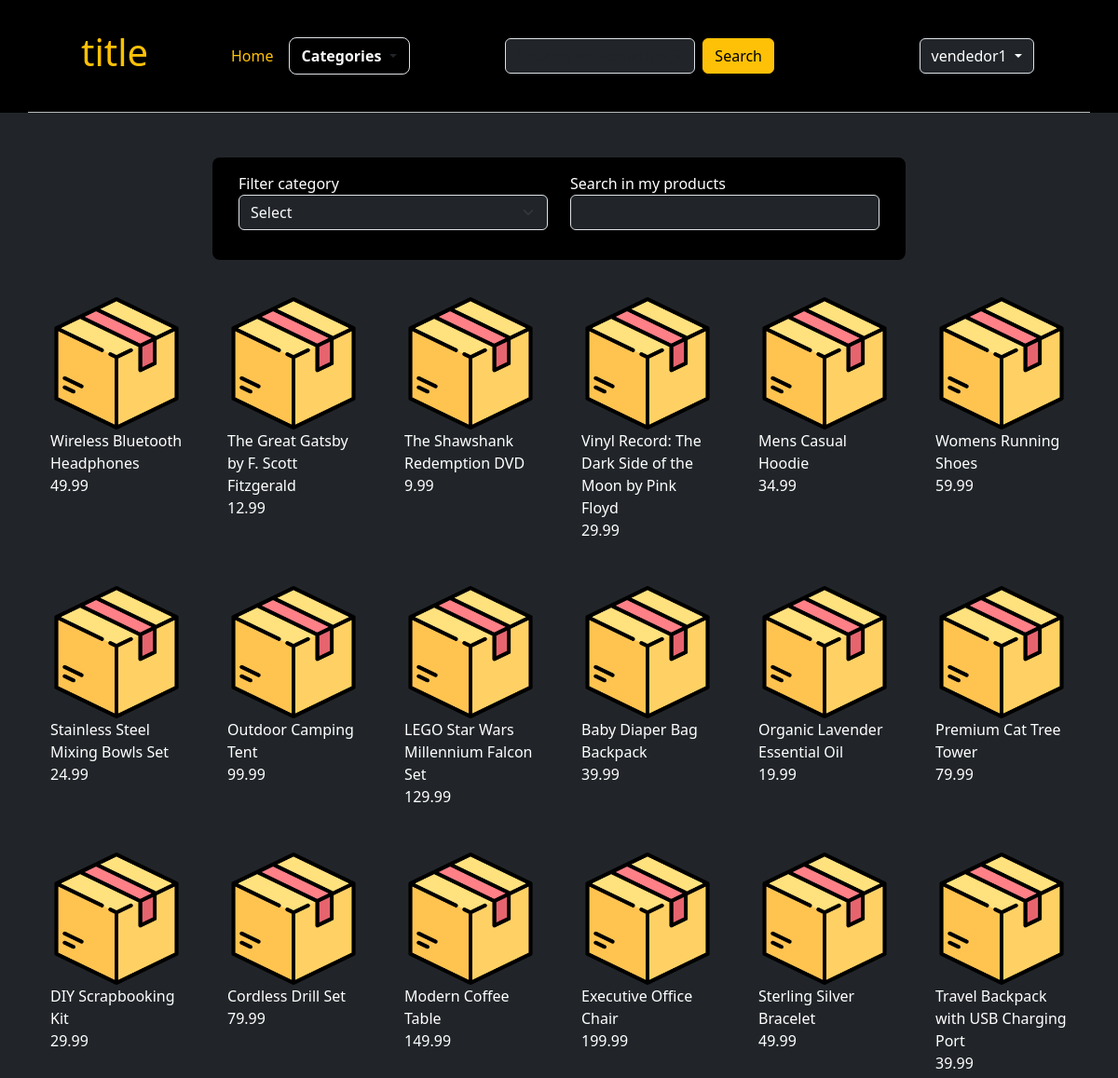
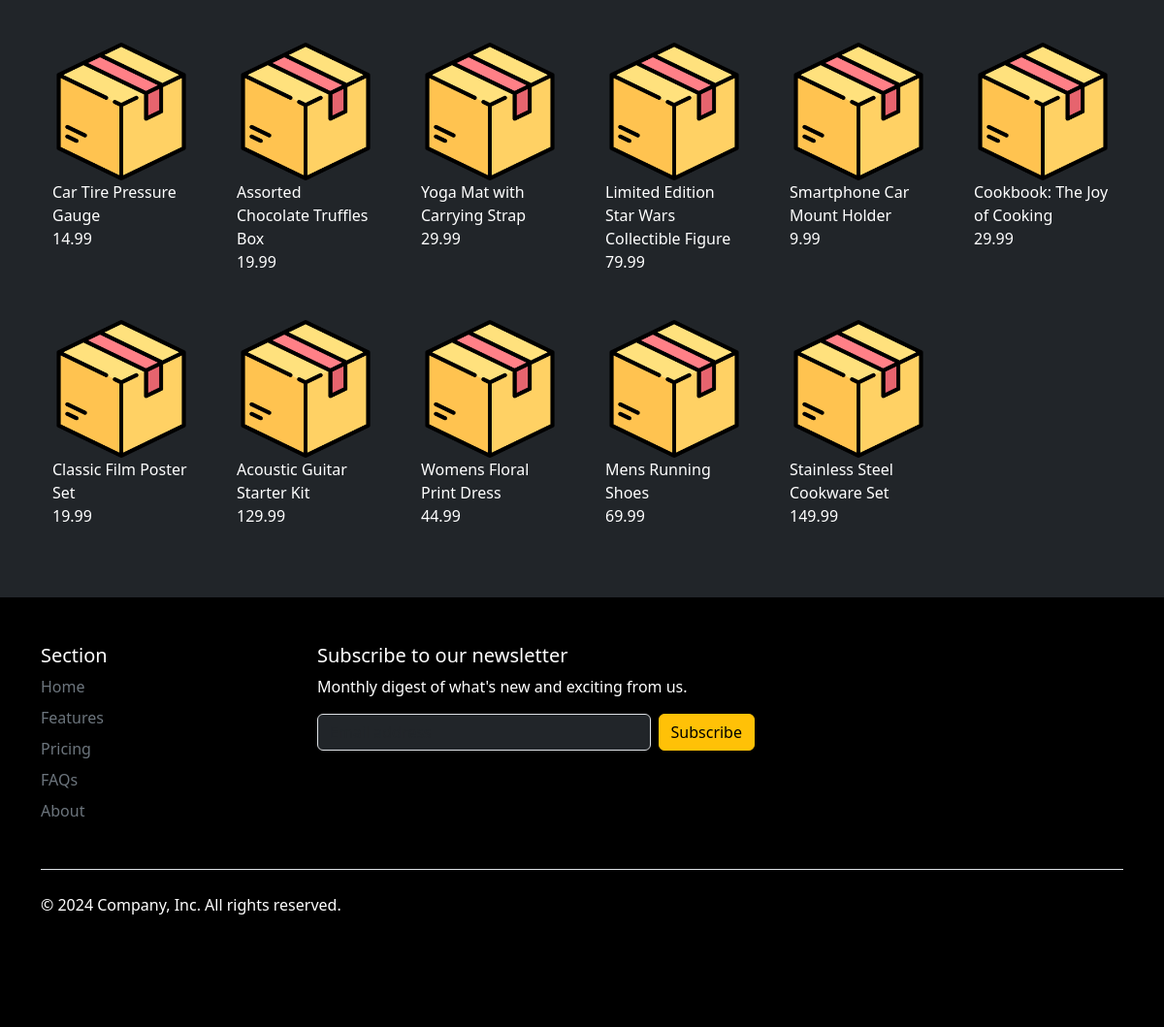
Page /my-products (signed in) on the committed database (2 pictures, top to bottom).
### delivery/models.py (models this page shows, shortened)
class Product(models.Model):
    id = models.AutoField(primary_key=True)
    name = models.CharField(max_length=255)
    description = models.TextField(blank=True)
    category = models.ForeignKey(Category, default=24, on_delete=models.SET_DEFAULT)
    price = models.DecimalField(max_digits=10, decimal_places=2)
    stock = models.PositiveIntegerField()
    owner = models.ForeignKey(AuthUser, on_delete=models.CASCADE)
    class Meta:
        db_table = "product"

### delivery/views.py (the view)
# urls.py: path("my-products", views.my_products, name="my_products"),
@login_required
def my_products(request):
    products = Product.objects.filter(owner=request.user.id)
    context = get_layout_context(request)
    context.update({"products": products})
    return render(request, "seller/my-products.html", context)

### delivery/views.py (called while the page is built)
def get_layout_context(request):
    try:
        user_type = UserInfo.objects.get(user_id=request.user.id).user_type
    except:
        user_type = None
    categories = Category.objects.all().order_by('name')
    context = {'user_type': user_type, 'categories': categories}
    return context

### delivery/templates/seller/my-products.html (shortened to what this page needs)
{% extends "layout.html" %}
{% load static %}
{% block body %}
<div class="container d-flex flex-column align-items-center text-light">
    <div class="d-flex row rounded-3 bg-black p-3 rounded-3 col-12 col-md-10 col-lg-8 mb-3">
        <div class="col-12 col-md-6">
            <label for="category-scroll">Filter category</label>
            <select class="form-select bg-dark text-light mb-3" id="category">
                <option selected disabled>Select</option>
            </select>
        </div>
        <span class="col-12 col-md-6 mb-3">
            <label for="seller-search">Search in my products</label>
            <input type="text" id="seller-search" class="form-control bg-dark text-light">
        </span>
    </div>
    <div class="row row-cols-2 row-cols-md-3 row-cols-lg-6">
        {% for product in products %}
            <div class="p-2" name="product">
                <a href="{% url 'product' product_id=product.id %}" class="glass d-flex flex-column p-3 text-light link-underline link-underline-opacity-0">
                    <img src="{% static 'icon.png' %}" alt="">
                    <div class="product-name">{{ product.name }}</div>
                    <div name="product-price">{{ product.price }}</div>
                </a>
            </div>
        {% endfor %}
    </div>
</div>
{% endblock %}

### delivery/templates/layout.html (shortened to what this page needs)
{% load static %}
<!DOCTYPE html>
<html lang="en">
    <head>
        <link href="https://cdn.jsdelivr.net/npm/bootstrap@5.3.3/dist/css/bootstrap.min.css" rel="stylesheet">
        <link rel="stylesheet" href="https://cdn.jsdelivr.net/npm/bootstrap-icons@1.11.3/font/bootstrap-icons.min.css">
        <link rel="stylesheet" href="{% static 'style.css' %}">
    </head>
    <body class="bg-dark">
        <div class="bg-black">
            <div id="header" class="container d-flex justify-content-between align-items-center py-4 mb-5">
                <div class="row w-100 align-items-center">
                    <a class="col-2 nav-link d-flex justify-content-center align-items-center" href="{% url 'index' %}">
                        <h1 class="text-warning fw-5">title</h1>
                    </a>
                    <div class="col-7 row justify-content-center align-items-center">
                        <ul class="nav d-flex align-items-center p-3 col-12 col-xl-6">
                                <li>
                                    <a class="nav-link link-warning" href="{% url 'index' %}">Home</a>
                                </li>
                                <li class="dropdown border rounded-3">
                                    <button class="btn dropdown-toggle" type="button" data-bs-toggle="dropdown" aria-expanded="false">
                                        <strong class="link link-light">Categories</strong>
                                    </button>
                                </li>
                        </ul>
                        <form action="" class="d-flex col-12 col-xl-6">
                            <input class="form-control bg-dark text-light" type="text" id="search" placeholder="Looking for something?">
                            <input class="btn btn-warning ms-2" type="submit" value="Search">
                        </form>
                    </div>
                    <div class="col-3 text-light d-flex justify-content-end align-items-center">
                            {% if user.is_authenticated %}
                                <div class="dropdown">
                                    <button class="btn btn-dark dropdown-toggle border" type="button" data-bs-toggle="dropdown" aria-expanded="false">
                                        {{ user.username }}
                                    </button>
                                </div>
                            {% else %}
                                Not signed in.
                            {% endif %}
                    </div>
                </div>
            </div>
        </div>
        {% block body %}
        {% endblock %}
        <div class="bg-black">
            <div class="container">
                <footer class="mt-5 py-5">
                    <div class="row">
                    <div class="col-6 col-md-2 mb-3">
                        <h5>Section</h5>
                        <ul class="nav flex-column">
                        <li class="nav-item mb-2"><a href="{% url 'index' %}" class="nav-link p-0 link link-secondary">Home</a></li>
                        <li class="nav-item mb-2"><a href="#" class="nav-link p-0 link link-secondary">Features</a></li>
                        <li class="nav-item mb-2"><a href="#" class="nav-link p-0 link link-secondary">Pricing</a></li>
                        <li class="nav-item mb-2"><a href="#" class="nav-link p-0 link link-secondary">FAQs</a></li>
                        <li class="nav-item mb-2"><a href="#" class="nav-link p-0 link link-secondary">About</a></li>
                        </ul>
                    </div>
                    <div class="col-md-5 offset-md-1 mb-3">
                        <form>
                        <h5>Subscribe to our newsletter</h5>
                        <p>Monthly digest of what's new and exciting from us.</p>
                        <div class="d-flex flex-column flex-sm-row w-100 gap-2">
                            <input id="newsletter1" type="text" class="form-control bg-dark text-light" placeholder="Email address">
                            <button class="btn btn-warning" type="button">Subscribe</button>
                        </div>
                        </form>
                    </div>
                    </div>
                    <div class="d-flex flex-column flex-sm-row justify-content-between py-4 my-4 border-top">
                    <p>© 2024 Company, Inc. All rights reserved.</p>
                    <ul class="list-unstyled d-flex">
                        <li class="ms-3"><a class="link-body-emphasis" href="#"><svg class="bi" width="24" height="24"><use xlink:href="#twitter"></use></svg></a></li>
                        <li class="ms-3"><a class="link-body-emphasis" href="#"><svg class="bi" width="24" height="24"><use xlink:href="#instagram"></use></svg></a></li>
                        <li class="ms-3"><a class="link-body-emphasis" href="#"><svg class="bi" width="24" height="24"><use xlink:href="#facebook"></use></svg></a></li>
                    </ul>
                    </div>
                </footer>
            </div>
        </div>
    </body>
</html>

### delivery/static/style.css (style rules this page uses)
*, h1, h3 { color: white; }
#header { border-bottom: 1px solid rgb(185, 185, 185); margin-bottom: 3rem; }

### rows in the picture
Product: name "Wireless Bluetooth Headphones", price "49.99"
Product: name "The Great Gatsby by F. Scott Fitzgerald", price "12.99"
Product: name "The Shawshank Redemption DVD", price "9.99"
Product: name "Vinyl Record: The Dark Side of the Moon by Pink Floyd", price "29.99"
Product: name "Mens Casual Hoodie", price "34.99"
Product: name "Womens Running Shoes", price "59.99"
Product: name "Stainless Steel Mixing Bowls Set", price "24.99"
Product: name "Outdoor Camping Tent", price "99.99"
Product: name "LEGO Star Wars Millennium Falcon Set", price "129.99"
Product: name "Baby Diaper Bag Backpack", price "39.99"
Product: name "Organic Lavender Essential Oil", price "19.99"
Product: name "Premium Cat Tree Tower", price "79.99"
Product: name "DIY Scrapbooking Kit", price "29.99"
Product: name "Cordless Drill Set", price "79.99"
Product: name "Modern Coffee Table", price "149.99"
Product: name "Executive Office Chair", price "199.99"
Product: name "Sterling Silver Bracelet", price "49.99"
Product: name "Travel Backpack with USB Charging Port", price "39.99"
Product: name "Car Tire Pressure Gauge", price "14.99"
Product: name "Assorted Chocolate Truffles Box", price "19.99"
Product: name "Yoga Mat with Carrying Strap", price "29.99"
Product: name "Limited Edition Star Wars Collectible Figure", price "79.99"
Product: name "Smartphone Car Mount Holder", price "9.99"
Product: name "Cookbook: The Joy of Cooking", price "29.99"
Product: name "Classic Film Poster Set", price "19.99"
Product: name "Acoustic Guitar Starter Kit", price "129.99"
Product: name "Womens Floral Print Dress", price "44.99"
Product: name "Mens Running Shoes", price "69.99"
Product: name "Stainless Steel Cookware Set", price "149.99"

### other values in the picture
{{ user.username }} "vendedor1"
